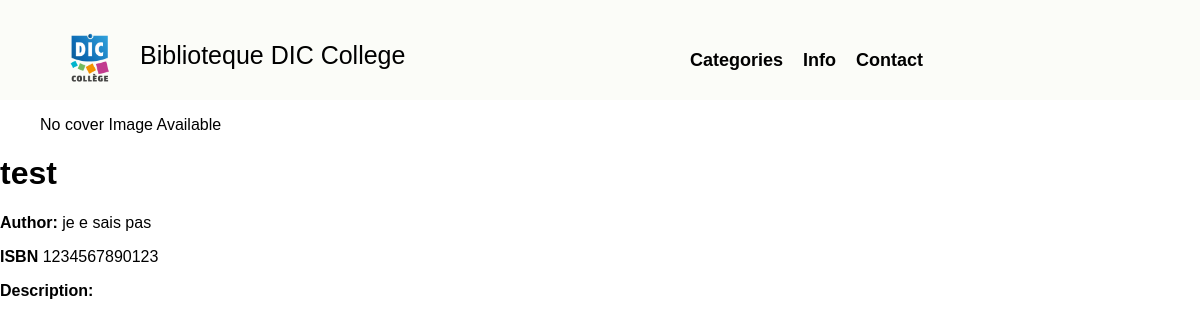
Page /Ciao/test/ on the committed database.
### app_folder/models.py (models this page shows)
class Book(models.Model):
    name = models.CharField(max_length=255, unique=True)
    slug = models.SlugField(unique=True, blank=True)
    author = models.CharField(max_length=255)
    publication_date = models.DateField()
    available = models.BooleanField(default=True)
    isbn= models.CharField(max_length=255, unique=True)
    category = models.ForeignKey(Category, related_name='books', on_delete=models.CASCADE)
    cover = models.ImageField(upload_to='covers/')

### app_folder/views.py (the view)
# urls.py: path('<str:category_name>/<str:book_slug>/', views.book_detail, name='book_detail'),  # Page for a specific book
def book_detail(request, book_slug, category_name):
    category = get_object_or_404(Category, name=category_name)
    book = get_object_or_404(Book, slug=book_slug)
    return render(request, 'app_folder/book_detail.html', {'book': book})

### app_folder/templates/app_folder/book_detail.html (shortened to what this page needs)
{%load static %}
<!DOCTYPE html>
<html lang="en">
  <head>
    <link rel="stylesheet" href="{%static 'style.css'%}" />
  </head>
  <body>
    <header>
      <nav class="navbar">
        <div class="nav-left">
          <div class="logo-container">
            <img
              src="{% static 'images/DIC_logo.png' %}"
              alt="Website Logo"
              class="logo"
            />
          </div>
          <span class="nav-title">Biblioteque DIC College</span>
        </div>
        <div class="nav-right">
          <a href="#categories-section">Categories</a>
          <a href="#info">Info</a>
          <a href="#contact">Contact</a>
        </div>
    </nav>
    </header>
    <div class="book-container">
      <figure id="book.cover.container">
      <div class="book-cover">
        {% if book.cover_image %}
        <img src="{{book.cover_image.url}} alt="Cover" />
        {% else %}
        <p>No cover Image Available</p>
        {% endif %}
      </div>
      </figure>
      <div class="book-info">
        <h1>{{ book.name }}</h1>
        <p><strong>Author:</strong> {{ book.author }}</p>
        <p><strong>ISBN</strong> {{book.isbn}}</p>
        <p><strong>Description: </strong> {{ book.description }}</p>
      </div>
    </div>
  </body>
</html>

### app_folder/static/style.css (style rules this page uses)
:root { --light-blue: #00b0c7; --green: #073929; }
html { scroll-behavior: smooth; scroll-padding: 5rem }
body, h1, h2, h3, p { font-family: "Montserrat", sans-serif; }
body { padding: 0; margin: 0; }
.navbar { display: flex; grid-template-columns: auto 1fr; grid-template-rows: 80px; align-items: center; padding: 0 0px; background-color: #fbfcf8; height: 100px; }
.nav-right { align-items: center; display: flex; justify-content: flex-end; padding-left: 20px; padding-right: 0; }
.nav-left { padding-left: 50px; align-items: center; display: flex; align-items: center; align-content: center; float: left; text-align: center; width: 50%; }
.nav-title { padding-top: 10px; font-size: 25px; color: black; font-weight: 500; font-family: "Montserrat", sans-serif; padding-left: 20px; }
.logo { padding-left: 20px; margin-right: 10px; width: 40px; height: auto; padding-top: 20px; }
.nav-right a { color: black; margin-left: 20px; text-decoration: none; font-size: 18px; font-weight: 600; align-items: center; align-self: center; padding-top: 20px; }

### rows in the picture
Book: name "test", author "je e sais pas", isbn "1234567890123"
